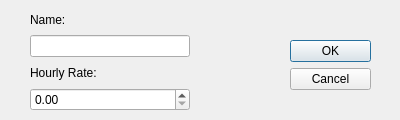
<?xml version="1.0" encoding="UTF-8"?>
<ui version="4.0">
 <class>AddEmployeeDialog</class>
 <widget class="QDialog" name="AddEmployeeDialog">
  <property name="geometry">
   <rect>
    <x>0</x>
    <y>0</y>
    <width>400</width>
    <height>120</height>
   </rect>
  </property>
  <property name="windowTitle">
   <string>Dialog</string>
  </property>
  <widget class="QDialogButtonBox" name="buttonBox">
   <property name="geometry">
    <rect>
     <x>290</x>
     <y>40</y>
     <width>81</width>
     <height>71</height>
    </rect>
   </property>
   <property name="orientation">
    <enum>Qt::Vertical</enum>
   </property>
   <property name="standardButtons">
    <set>QDialogButtonBox::Cancel|QDialogButtonBox::Ok</set>
   </property>
  </widget>
  <widget class="QWidget" name="verticalLayoutWidget_3">
   <property name="geometry">
    <rect>
     <x>30</x>
     <y>10</y>
     <width>160</width>
     <height>101</height>
    </rect>
   </property>
   <layout class="QVBoxLayout" name="verticalLayout_2">
    <item>
     <widget class="QLabel" name="nameLabel">
      <property name="text">
       <string>Name:</string>
      </property>
     </widget>
    </item>
    <item>
     <widget class="QLineEdit" name="nameLineEdit"/>
    </item>
    <item>
     <widget class="QLabel" name="hourlyRateLabel">
      <property name="text">
       <string>Hourly Rate:</string>
      </property>
     </widget>
    </item>
    <item>
     <widget class="QDoubleSpinBox" name="hourlyRateDoubleSpinBox"/>
    </item>
   </layout>
  </widget>
 </widget>
 <resources/>
 <connections>
  <connection>
   <sender>buttonBox</sender>
   <signal>accepted()</signal>
   <receiver>AddEmployeeDialog</receiver>
   <slot>accept()</slot>
   <hints>
    <hint type="sourcelabel">
     <x>248</x>
     <y>254</y>
    </hint>
    <hint type="destinationlabel">
     <x>157</x>
     <y>274</y>
    </hint>
   </hints>
  </connection>
  <connection>
   <sender>buttonBox</sender>
   <signal>rejected()</signal>
   <receiver>AddEmployeeDialog</receiver>
   <slot>reject()</slot>
   <hints>
    <hint type="sourcelabel">
     <x>316</x>
     <y>260</y>
    </hint>
    <hint type="destinationlabel">
     <x>286</x>
     <y>274</y>
    </hint>
   </hints>
  </connection>
 </connections>
</ui>
